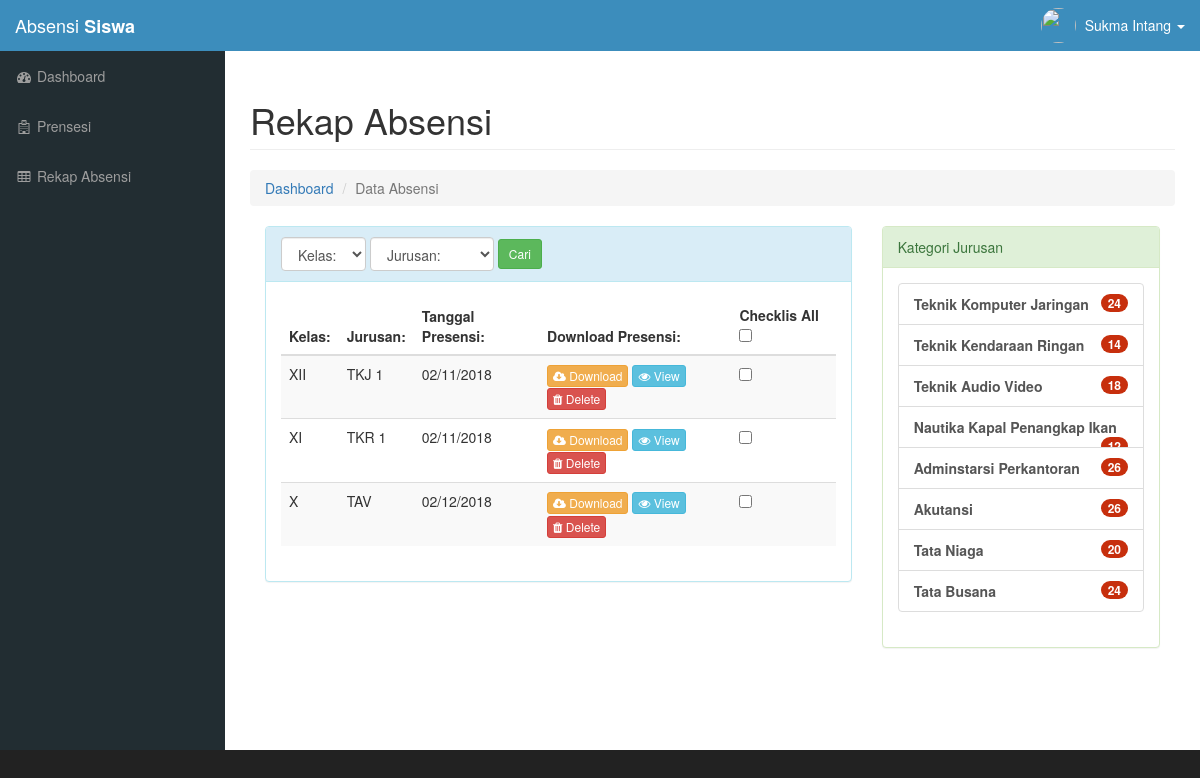
Page /guru/data-absensi.php (signed in) on the committed database.
### tables this page shows
CREATE TABLE `jurusan` (
  `id_tanggal` int(11) NOT NULL,
  `kelas` varchar(10) NOT NULL,
  `jurusan` varchar(20) NOT NULL,
  `tanggal` varchar(10) NOT NULL
);

### functions/Library.php (called while the page is built, shortened)
<?php
  class Library{
    public function __construct(){
      $this->db = new PDO('mysql:host=localhost;dbname=absensiSiswa;','root','root');
    }
    public function listAbsensi(){
      $sql   = "SELECT * FROM jurusan";
      $query = $this->db->query($sql);
      return $query;
    }
}
 ?>

### guru/data-absensi.php (the view, shortened to what this page needs)
<?php
require_once "../template/header.php";
$data = $objectSiswa->listAbsensi();
?>
<div class="row">
    <div class="col-lg-12">
        <h1 class="page-header">Rekap Absensi</h1>
        <ol class="breadcrumb">
            <li><a href="index.php">Dashboard</a></li>
            <li class="active">Data Absensi</li>
        </ol>
    </div>
</div>
  <div class="container-fluid">
    <div class="row">
      <div class="col-md-8">
        <div class="panel panel-info">
          <div class="panel-heading">
            <form action="" method="post">
              <div class="btn-group">
                <select class="form-control" name="kelas">
                  <option>Kelas:</option>
                </select>
              </div>
              <div class="btn-group">
                <select class="form-control" name="jurusan">
                  <option>Jurusan:</option>
                </select>
              </div>
              <div class="btn-group">
                <button type="submit" class="btn btn-success btn-sm" name="cari">Cari</button>
              </div>
            </form>
          </div>
          <div class="panel-body">
            <div class="table-responsive">
              <table class="table table-striped">
                <thead>
                  <tr>
                    <th>Kelas:</th>
                    <th>Jurusan:</th>
                    <th>Tanggal Presensi:</th>
                    <th>Download Presensi:</th>
                    <th>Checklis All
                      <input type="checkbox" name="select-all" id="select-all">
                    </th>
                  </tr>
                </thead>
                <tbody>
              <?php
                while($row = $data->fetch(PDO::FETCH_OBJ)){
                    echo "
                     <tr>
                       <td>$row->kelas</td>
                       <td>$row->jurusan</td>
                       <td>$row->tanggal</td>
                       <td>
                           <a href='download.php?kelas=$row->kelas&jurusan=$row->jurusan&tanggal=$row->tanggal' onclick='absen(\"".$row->kelas."\",\"".$row->jurusan."\",\"".$row->tanggal."\")' class='btn btn-warning btn-xs'><i class='fa fa-cloud-download'></i> Download</a>
                           <button data-toggle='modal' data-target='#myModal1' class='btn btn-info btn-xs' name='lihat' onclick='absen(\"".$row->kelas."\",\"".$row->jurusan."\",\"".$row->tanggal."\")'><i class='fa fa-eye'></i> View</button>
                           <a href='?delet=$row->id_tanggal' type='submit' class='btn btn-danger btn-xs'><i class='fa fa-trash'></i> Delete</a>
                       </td>
                       <td>
                          <input type='checkbox' name='checkbox-1'>
                       </td>
                     ";
                   }
                ?>
                </tbody>
              </table>
            </div>
          </div>
        </div>
      </div>
      <div class="col-md-4">
        <div class="panel panel-success">
          <div class="panel-heading">Kategori Jurusan</div>
          <div class="panel-body">
            <div class="list-group">
              <a href="#" class="list-group-item"><b>Teknik Komputer Jaringan</b><span class="badge">24</span></a>
              <a href="#" class="list-group-item"><b>Teknik Kendaraan Ringan</b><span class="badge">14</span></a>
              <a href="#" class="list-group-item"><b>Teknik Audio Video</b><span class="badge">18</span></a>
              <a href="#" class="list-group-item"><b>Nautika Kapal Penangkap Ikan</b><span class="badge">12</span></a>
              <a href="#" class="list-group-item"><b>Adminstarsi Perkantoran</b><span class="badge">26</span></a>
              <a href="#" class="list-group-item"><b>Akutansi</b><span class="badge">26</span></a>
              <a href="#" class="list-group-item"><b>Tata Niaga</b><span class="badge">20</span></a>
              <a href="#" class="list-group-item"><b>Tata Busana</b><span class="badge">24</span></a>
            </div>
          </div>
        </div>
      </div>
    </div>
  </div>
<?php require_once "../template/footer.php" ?>

### assets/css/sb-admin.css (style rules this page uses)
body { margin-top: 100px; background-color: #222; }
@media (min-width:768px) { body { margin-top: 50px; } }

### assets/css/main.css (style rules this page uses)
.badge { background-color: #c72f0d; }

### rows in the picture
jurusan: kelas "XII", jurusan "TKJ 1", tanggal "02/11/2018"
jurusan: kelas "XI", jurusan "TKR 1", tanggal "02/11/2018"
jurusan: kelas "X", jurusan "TAV", tanggal "02/12/2018"

### other values in the picture
$nama[0] "Sukma Intang"
